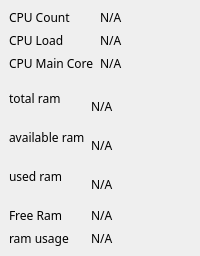
            <widget class="QWidget" name="cpu_memory">
             <layout class="QVBoxLayout" name="verticalLayout_6">
              <property name="spacing">
               <number>0</number>
              </property>
              <property name="leftMargin">
               <number>0</number>
              </property>
              <property name="topMargin">
               <number>0</number>
              </property>
              <property name="rightMargin">
               <number>0</number>
              </property>
              <property name="bottomMargin">
               <number>0</number>
              </property>
              <item>
               <widget class="QFrame" name="cpu_info">
                <property name="sizePolicy">
                 <sizepolicy hsizetype="Preferred" vsizetype="Preferred">
                  <horstretch>0</horstretch>
                  <verstretch>0</verstretch>
                 </sizepolicy>
                </property>
                <property name="frameShape">
                 <enum>QFrame::NoFrame</enum>
                </property>
                <layout class="QGridLayout" name="gridLayout_2">
                 <item row="1" column="1">
                  <widget class="QLabel" name="cpu_per">
                   <property name="font">
                    <font>
                     <family>Asus Rog</family>
                    </font>
                   </property>
                   <property name="text">
                    <string>N/A</string>
                   </property>
                  </widget>
                 </item>
                 <item row="1" column="0">
                  <widget class="QLabel" name="label_11">
                   <property name="font">
                    <font>
                     <family>Asus Rog</family>
                    </font>
                   </property>
                   <property name="text">
                    <string>CPU Load</string>
                   </property>
                  </widget>
                 </item>
                 <item row="0" column="1">
                  <widget class="QLabel" name="cpu_cont">
                   <property name="font">
                    <font>
                     <family>Asus Rog</family>
                    </font>
                   </property>
                   <property name="text">
                    <string>N/A</string>
                   </property>
                  </widget>
                 </item>
                 <item row="2" column="0">
                  <widget class="QLabel" name="label_12">
                   <property name="font">
                    <font>
                     <family>Asus Rog</family>
                    </font>
                   </property>
                   <property name="text">
                    <string>CPU Main Core</string>
                   </property>
                  </widget>
                 </item>
                 <item row="2" column="1">
                  <widget class="QLabel" name="cpu_main_core">
                   <property name="font">
                    <font>
                     <family>Asus Rog</family>
                    </font>
                   </property>
                   <property name="text">
                    <string>N/A</string>
                   </property>
                  </widget>
                 </item>
                 <item row="0" column="0">
                  <widget class="QLabel" name="label_10">
                   <property name="font">
                    <font>
                     <family>Asus Rog</family>
                    </font>
                   </property>
                   <property name="text">
                    <string>CPU Count</string>
                   </property>
                  </widget>
                 </item>
                 <item row="0" column="2" rowspan="3">
                  <widget class="roundProgressBar" name="CPU_PROGRESS" native="true">
                   <property name="maximumSize">
                    <size>
                     <width>150</width>
                     <height>150</height>
                    </size>
                   </property>
                  </widget>
                 </item>
                </layout>
               </widget>
              </item>
              <item>
               <widget class="QFrame" name="ram_info">
                <property name="sizePolicy">
                 <sizepolicy hsizetype="Preferred" vsizetype="Preferred">
                  <horstretch>0</horstretch>
                  <verstretch>0</verstretch>
                 </sizepolicy>
                </property>
                <property name="frameShape">
                 <enum>QFrame::NoFrame</enum>
                </property>
                <layout class="QGridLayout" name="gridLayout_3">
                 <item row="0" column="3">
                  <widget class="QLabel" name="total_ram">
                   <property name="font">
                    <font>
                     <family>Asus Rog</family>
                    </font>
                   </property>
                   <property name="text">
                    <string>N/A</string>
                   </property>
                  </widget>
                 </item>
                 <item row="0" column="2" alignment="Qt::AlignLeft">
                  <widget class="QLabel" name="label_14">
                   <property name="font">
                    <font>
                     <family>Asus Rog</family>
                    </font>
                   </property>
                   <property name="text">
                    <string>total ram
</string>
                   </property>
                  </widget>
                 </item>
                 <item row="1" column="2" alignment="Qt::AlignLeft">
                  <widget class="QLabel" name="label_16">
                   <property name="font">
                    <font>
                     <family>Asus Rog</family>
                    </font>
                   </property>
                   <property name="text">
                    <string>available ram
</string>
                   </property>
                  </widget>
                 </item>
                 <item row="1" column="3">
                  <widget class="QLabel" name="available_ram">
                   <property name="font">
                    <font>
                     <family>Asus Rog</family>
                    </font>
                   </property>
                   <property name="text">
                    <string>N/A</string>
                   </property>
                  </widget>
                 </item>
                 <item row="4" column="2" alignment="Qt::AlignLeft">
                  <widget class="QLabel" name="label_13">
                   <property name="font">
                    <font>
                     <family>Asus Rog</family>
                    </font>
                   </property>
                   <property name="text">
                    <string>ram usage</string>
                   </property>
                  </widget>
                 </item>
                 <item row="2" column="3">
                  <widget class="QLabel" name="used_ram">
                   <property name="font">
                    <font>
                     <family>Asus Rog</family>
                    </font>
                   </property>
                   <property name="text">
                    <string>N/A</string>
                   </property>
                  </widget>
                 </item>
                 <item row="0" column="4" rowspan="5">
                  <widget class="spiralProgressBar" name="RAM_PROGRESS" native="true">
                   <property name="maximumSize">
                    <size>
                     <width>150</width>
                     <height>150</height>
                    </size>
                   </property>
                  </widget>
                 </item>
                 <item row="4" column="3">
                  <widget class="QLabel" name="ram_usage">
                   <property name="font">
                    <font>
                     <family>Asus Rog</family>
                    </font>
                   </property>
                   <property name="text">
                    <string>N/A</string>
                   </property>
                  </widget>
                 </item>
                 <item row="2" column="2" alignment="Qt::AlignLeft">
                  <widget class="QLabel" name="label_15">
                   <property name="font">
                    <font>
                     <family>Asus Rog</family>
                    </font>
                   </property>
                   <property name="text">
                    <string>used ram
</string>
                   </property>
                  </widget>
                 </item>
                 <item row="3" column="2">
                  <widget class="QLabel" name="label_17">
                   <property name="font">
                    <font>
                     <family>Asus Rog</family>
                    </font>
                   </property>
                   <property name="text">
                    <string>Free Ram</string>
                   </property>
                  </widget>
                 </item>
                 <item row="3" column="3">
                  <widget class="QLabel" name="free_ram">
                   <property name="font">
                    <font>
                     <family>Asus Rog</family>
                    </font>
                   </property>
                   <property name="text">
                    <string>N/A</string>
                   </property>
                  </widget>
                 </item>
                </layout>
               </widget>
              </item>
             </layout>
            </widget>
